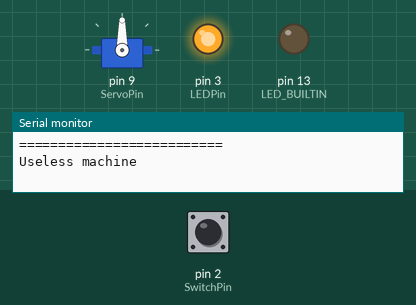
The sketch below on a simulated Arduino Nano, built with avr-gcc and run on an emulated ATmega328P. On the bench: servo, output pins drawn as LEDs (lit = HIGH), the last lines printed to the serial monitor. Dashed ring = blinking. The inputs (shaded band) are chosen by the test bench; at power-on: pin 2 (SwitchPin) HIGH. Random numbers use the default seed unless the sketch sets one.

Above: at 2.4 s.
2.5 s: pin 2 (SwitchPin) pulled LOW for 1 s
At 2.9 s:
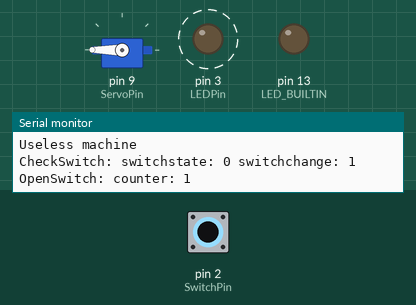
5.1 s: pin 2 (SwitchPin) pulled LOW for 0.15 s
At 5.25 s:
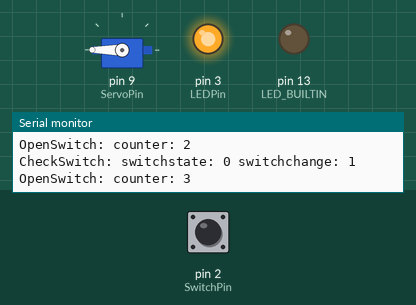
7.2 s: pin 2 (SwitchPin) pulled LOW for 0.15 s
At 9.55 s:
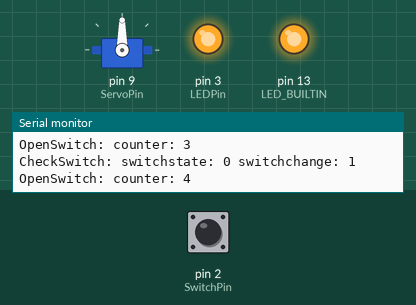
10.3 s: pin 2 (SwitchPin) pulled LOW for 3.2 s
At 10.65 s:
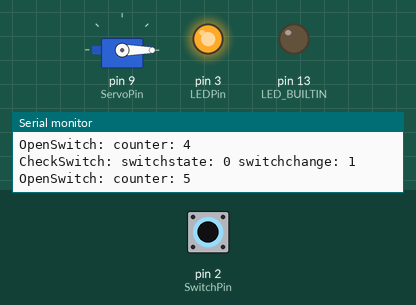
15.0 s: pin 2 (SwitchPin) pulled LOW for 3.2 s
At 18.27 s:
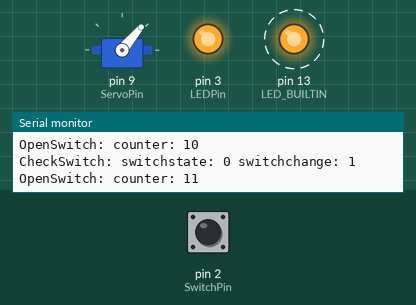
Timing chart, 0 to 20.5 s (numbered marks = the images above; inputs shaded):
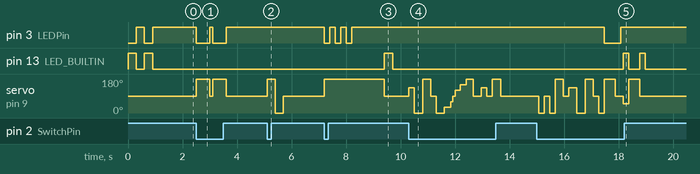

Measured:
- after the input at 2.5 s, pin 3 (LEDPin): alternates HIGH for 0.10 s and LOW for 0.50 s, 4 changes in all, then stays HIGH, starting at once; servo on pin 9 (ServoPin): alternates 180° for 0.50 s and 90° for 0.10 s, 4 changes in all, then stays 90°, starting at once
- after the input at 5.1 s, servo on pin 9 (ServoPin): 90° → 180° at once, → 0° 0.30 s later, → 90° 0.30 s later
- after the input at 7.2 s, pin 3 (LEDPin): alternates HIGH for 0.20 s and LOW for 0.20 s, 6 changes in all, then stays HIGH, starting at once; pin 13 (LED_BUILTIN): LOW → HIGH after 2.2 s, → LOW 0.30 s later; servo on pin 9 (ServoPin): 90° → 180° at once, → 90° 2.2 s later
- after the input at 10.3 s, servo on pin 9 (ServoPin): 90° → 135° at once, → 0° 0.20 s later, → 180° 0.30 s later, → 90° 0.30 s later, … (16 changes in this stretch)
- after the input at 15.0 s, pin 3 (LEDPin): HIGH → LOW after 2.5 s, → HIGH 0.60 s later; pin 13 (LED_BUILTIN): alternates HIGH for 0.20 s and LOW for 0.40 s, 4 changes in all, then stays LOW, starting after 3.2 s; servo on pin 9 (ServoPin): 90° → 0° after 0.07 s, → 90° 0.20 s later, → 0° 0.20 s later, → 180° 0.20 s later, … (15 changes in this stretch)

The sketch:

UselessMachine.ino
```cpp
/*
 * this is to control useless machine
 * where the servo position 180 is on the switch limit
 * on Arduino nano, where:
 * switch: Pin 2 and GND
 * LED: Pin 3 and Vcc
 * servo: pin 9
 */
#include <Servo.h>

#define LEDPin 3
#define ServoPin 9
#define SwitchPin 2

bool switchstate, switchchange;
int counter = 0;
int servoSteps = 90;

Servo myservo;  // create servo object to control a servo

//-------------------------------------
// this function check the Switch state
void CheckSwitch()
{
  static bool previousstate;

  switchstate = digitalRead(SwitchPin); //check actual state of switch

  if(!switchstate)
  {
    switchchange = true;

    Serial.print(F("CheckSwitch: switchstate: "));
    Serial.print(switchstate);
    Serial.print(F(" switchchange: "));
    Serial.println(switchchange);
  }
//  if(switchstate != previousstate) switchchange = true; //check if switch changed
  else switchchange = false; //switch did not changed


  previousstate = switchstate; //save actual state for next occurance
}
//-------------------------------------
void OpenSwitch()
{
  int i=0;
  int randNum;
  counter++; //increment counter

  Serial.print(F("OpenSwitch: counter: "));
  Serial.println(counter);


  if(counter < 3)
  {
    // 1
    digitalWrite(LEDPin, LOW);
    myservo.write(180);
    delay(500);
    myservo.write(90);
    digitalWrite(LEDPin, HIGH);
  }
  else if(counter > 50) counter = 0;
  else
  {
    randNum = random(1,17); //generate random number to choose how to proceed
  //randNum = 16;

    switch(randNum)
    {
      case 1:
        digitalWrite(LED_BUILTIN, HIGH);
        myservo.write(180);
        delay(400);
        myservo.write(90);
        digitalWrite(LED_BUILTIN, LOW);
      break;

      case 2:
        // 2
        digitalWrite(LEDPin, LOW);
        myservo.write(180);
        for(i=0; i<3; i++)
        {
          digitalWrite(LEDPin, LOW);
          delay(200);
          digitalWrite(LEDPin, HIGH);
          delay(200);
        }
        delay(1000);
        myservo.write(90);
        digitalWrite(LED_BUILTIN, HIGH);
        delay(300);
        digitalWrite(LED_BUILTIN, LOW);
      break;

      case 3:
        myservo.write(0);
        delay(200);
        digitalWrite(LEDPin, LOW);
        myservo.write(180);
        delay(400);
        myservo.write(90);
        delay(200);
        digitalWrite(LEDPin, HIGH);
      break;

      case 4:
        myservo.write(0);
        digitalWrite(LED_BUILTIN, HIGH);
        myservo.write(50);
        delay(200);
        digitalWrite(LED_BUILTIN, LOW);
        myservo.write(180);
        delay(400);
        myservo.write(90);
        digitalWrite(LED_BUILTIN, HIGH);
        delay(200);
        digitalWrite(LEDPin, HIGH);
        digitalWrite(LED_BUILTIN, LOW);
      break;

      case 5:
        digitalWrite(LED_BUILTIN, HIGH);
        for(i=0; i<3; i++)
        {
            myservo.write(180);
            delay(300);
            myservo.write(90);
            delay(250);
        }
        digitalWrite(LED_BUILTIN, LOW);
      break;

      case 6:
        myservo.write(0);
        delay(200);
        myservo.write(90);
        delay(200);
        myservo.write(0);
        delay(200);
        myservo.write(180);
        delay(300);
        myservo.write(90);
        delay(100);
      break;

      case 7:
        myservo.write(0);
        delay(200);
        for(i=0; i<2; i++)
        {
          myservo.write(50);
          delay(200);
          myservo.write(0);
          delay(200);
        }
        myservo.write(180);
        delay(400);
        myservo.write(90);
        delay(100);
      break;

      case 8:
        myservo.write(180);
        delay(300);
        myservo.write(0);
        delay(300);
        myservo.write(90);
        delay(300);
      break;

      case 9:
        myservo.write(135);
        delay(200);
        myservo.write(90);
        delay(200);
        myservo.write(180);
        delay(300);
        myservo.write(90);
        delay(100);
      break;

      case 10:
        myservo.write(135);
        delay(200);
        myservo.write(0);
        delay(300);
        myservo.write(180);
        delay(300);
        myservo.write(90);
        delay(100);
      break;

      case 11:
        myservo.write(0);
        delay(300);
        for(i=0; i<6; i++)
        {
          myservo.write((i+1)*30);
          delay(random(50,300));
        }
        myservo.write(90);
        delay(200);
      break;

      case 12:
        digitalWrite(LED_BUILTIN, HIGH);
        delay(200);
        digitalWrite(LED_BUILTIN, LOW);
        myservo.write(140);
        delay(200);
        myservo.write(180);
        delay(200);
        myservo.write(150);
        delay(200);
        for(i=0; i<3; i++)
        {
          digitalWrite(LED_BUILTIN, HIGH);
          delay(200);
          digitalWrite(LED_BUILTIN, LOW);
          delay(200);
        }
        myservo.write(90);
        delay(200);
      break;

      case 13:
        myservo.write(135);
        delay(300);
        myservo.write(0);
        delay(300);
        myservo.write(180);
        delay(300);
        myservo.write(90);
        delay(100);
      break;

      case 14:
        myservo.write(0);
        delay(350);
        myservo.write(140);
        delay(350);
        myservo.write(0);
        delay(400);
        myservo.write(50);
        delay(200);
        myservo.write(0);
        delay(420);
        myservo.write(180);
        delay(300);;
        myservo.write(90);
        delay(100);
      break;

      case 15:
        for(i=0; i<6; i++)
        {
          myservo.write(random(0,130));
          delay(random(150,300));
        }
        digitalWrite(LEDPin, LOW);
        myservo.write(180);
        delay(300);;
        myservo.write(90);
        digitalWrite(LEDPin, HIGH);
        delay(100);
      break;

      case 16:
        for(i=0; i<6; i++)
        {
          digitalWrite(LED_BUILTIN, HIGH);
          myservo.write(random(0,140));
          delay(random(50,300));
          digitalWrite(LED_BUILTIN, LOW);
          delay(random(50,100));
        }
        myservo.write(180);
        delay(300);
        myservo.write(90);
        digitalWrite(LEDPin, LOW);
        delay(100);
        digitalWrite(LEDPin, HIGH);
      break;

    }
  }
}
//-------------------------------------
void setup() {
  // put your setup code here, to run once:
  Serial.begin(115200);
  Serial.println();
  Serial.println(F("=========================="));
  Serial.println(F("Useless machine"));

  pinMode(LEDPin, OUTPUT);
  digitalWrite(LEDPin, HIGH);
  pinMode(LED_BUILTIN, OUTPUT);
  for(int i = 0; i < 2; i++)
  {
    digitalWrite(LED_BUILTIN, HIGH);
    digitalWrite(LEDPin, LOW);
    delay(300);
    digitalWrite(LED_BUILTIN, LOW);
    digitalWrite(LEDPin, HIGH);
    delay(300);
  }
  pinMode(SwitchPin, INPUT_PULLUP);

  myservo.attach(ServoPin);  // attaches the servo on pin 9 to the servo object
}

void loop() {
  // put your main code here, to run repeatedly:

  CheckSwitch();

  if(switchchange)
  {
    OpenSwitch();
  }

  delay(100);
}
```
